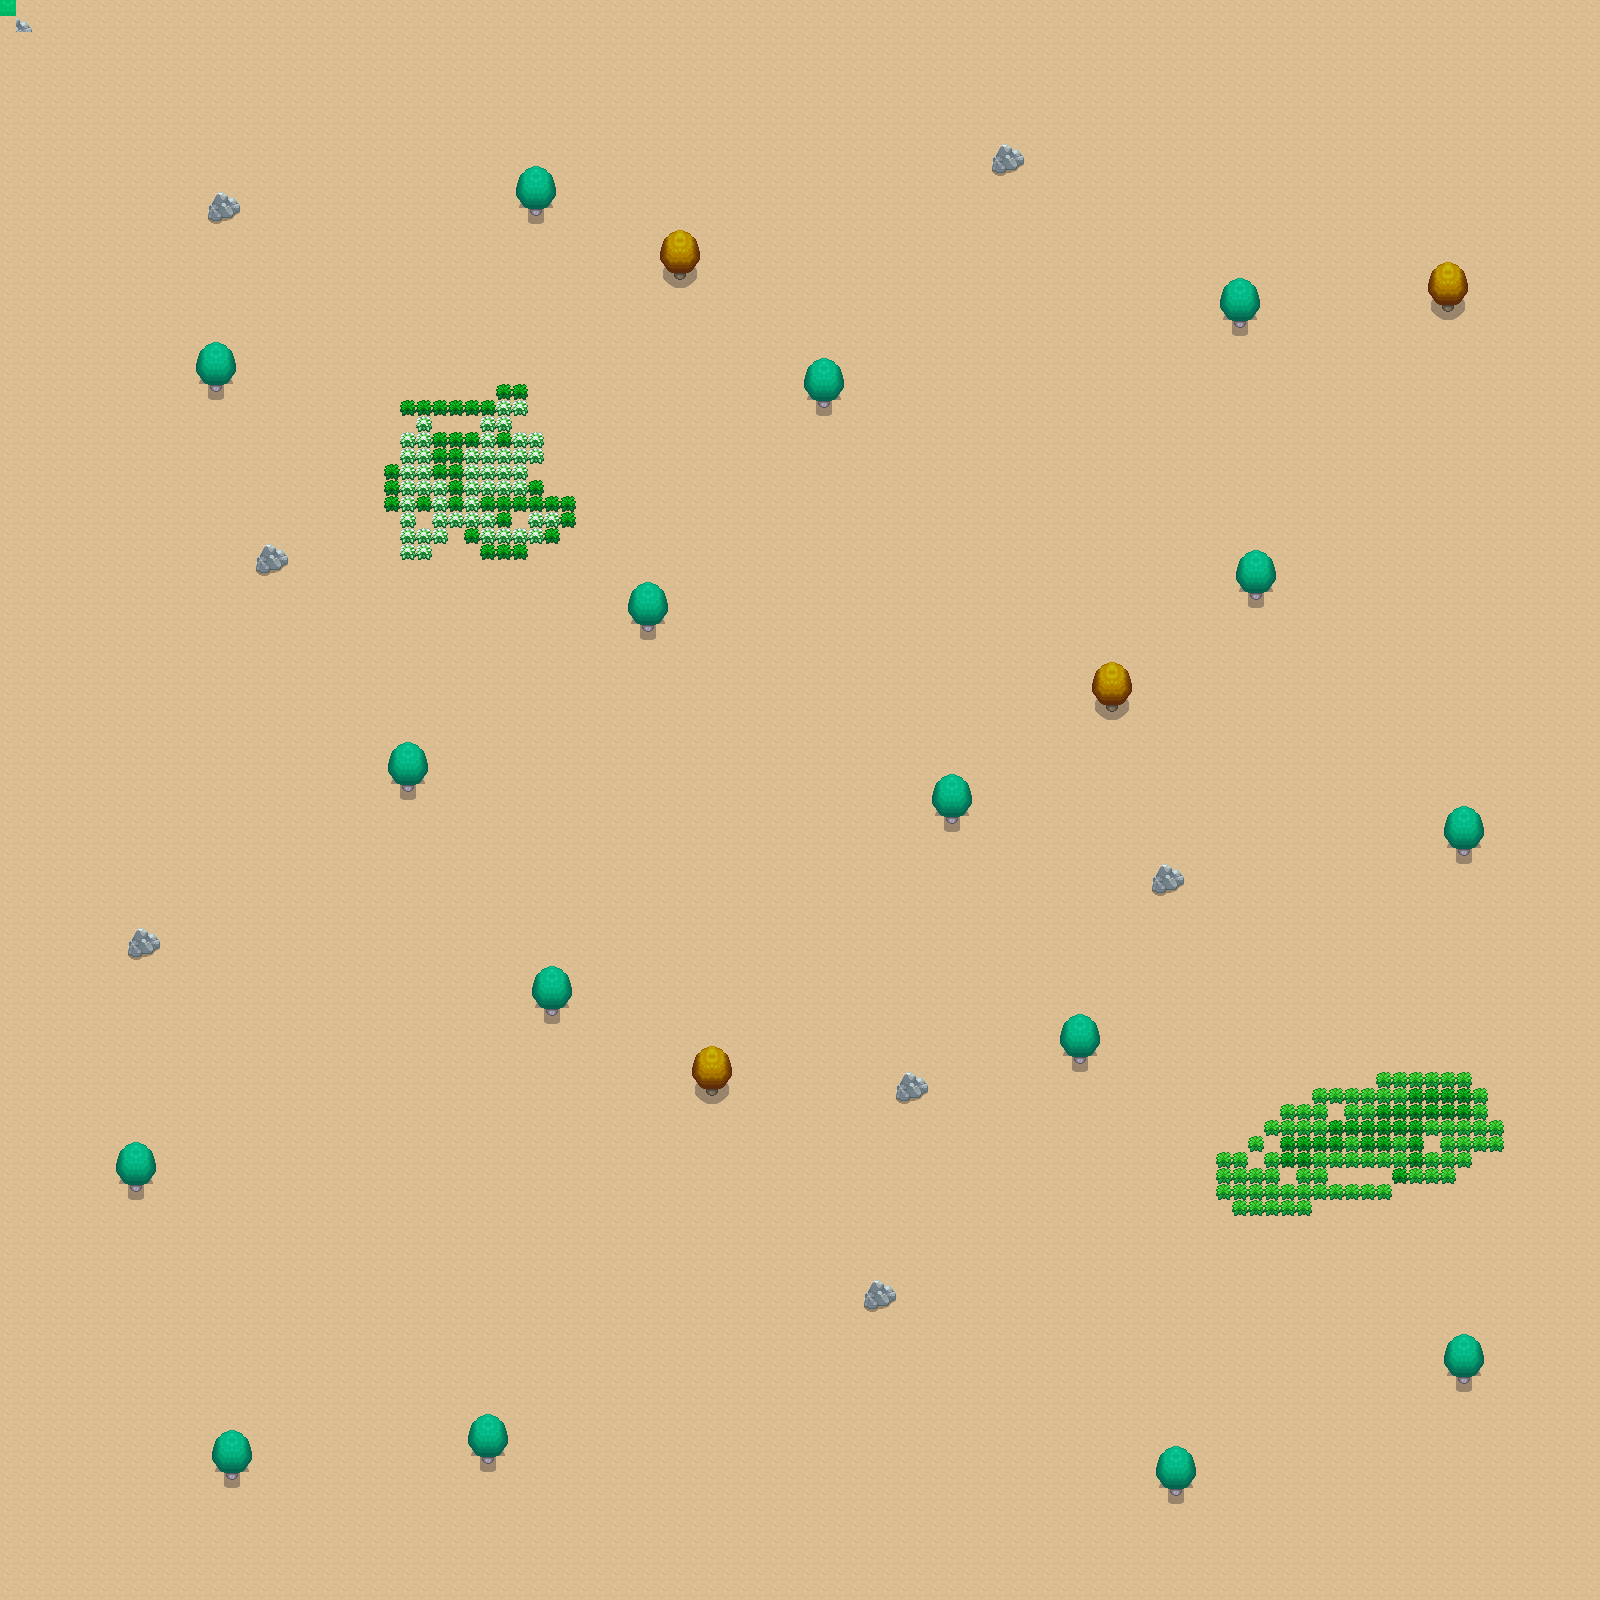

This is a level from a 2D game, rendered from its Tiled map with the project's own tilesets. A one-line summary and the map file follow, with tile-layer data summarised:
An orthogonal 100x100 tile map with 16x16 px tiles, 2 tile layers (Tile Layer 1, collision) and 3 objects.

<map version="1.0" orientation="orthogonal" renderorder="right-down" width="100" height="100" tilewidth="16" tileheight="16" nextobjectid="8">
 <tileset firstgid="1" name="public_tileset_by_orohnpokemon-d4vpcfu" tilewidth="16" tileheight="16" tilecount="2376" columns="54">
  <image source="public_tileset_by_orohnpokemon-d4vpcfu.png" width="864" height="705" />
 </tileset>
 <layer name="Tile Layer 1" width="100" height="100">
  <data>[10000 cells, 10000 non-empty, 2 distinct tile ids]</data>
 </layer>
 <layer name="collision" width="100" height="100">
  <data>[10000 cells, 425 non-empty, 31 distinct tile ids]</data>
 </layer>
 <objectgroup name="objects">
  <object id="4" x="608" y="720" width="32" height="32" />
  <object id="6" x="688" y="720" width="32" height="32" />
  <object id="7" x="656" y="768" width="32" height="32" />
 </objectgroup>
</map>
